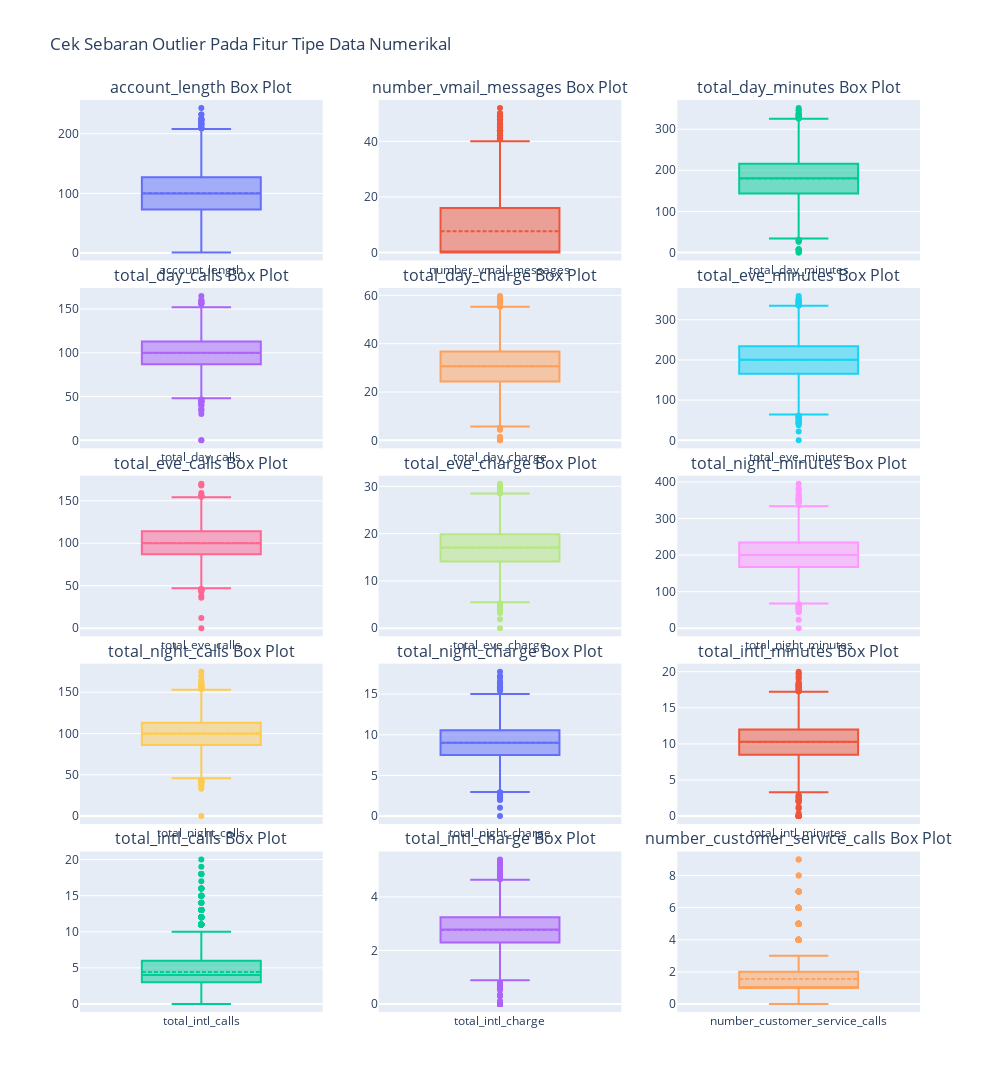

Here is the notebook cell this chart was saved with:
### Markdown cell above
##### Dampak fitur numerikal pada Churn

### Code cell
# Cek sebaran outliers
i = ['tr'+str(n) for n in range(1,16)] # membuat label pada setiap box plot

fig = make_subplots(rows=5, cols=3, subplot_titles=[f'{col} Box Plot' for col in numerical], vertical_spacing=0.03) # membuat subplot

for index,(col,trace) in enumerate(zip(numerical, i)): # looping fitur numerik
    trace = go.Box(y=df_train[col], boxmean=True, name=col) # membuat box plot pada setiap fitur numerik
    fig.add_trace(trace, row=(index//3)+1, col=(index%3)+1) # menginput box plot sesuai index dari loop

fig.update_layout(height=2000, width=1000, title_text="Cek Sebaran Outlier Pada Fitur Tipe Data Numerikal", showlegend=False) # update subplot
    
fig.show() # menampilkan plot

### Figure 1 — Plotly figure (JSON) as saved in the notebook; plotly's stock layout.template omitted (floating-point values rounded to 4 significant figures; data arrays with more than 128 entries replaced by an {"elided": "..."} marker saying what was removed)
{"data": [{"boxmean": true, "name": "account_length", "type": "box", "xaxis": "x", "y": {"elided": "4250 int values"}, "yaxis": "y"}, {"boxmean": true, "name": "number_vmail_messages", "type": "box", "xaxis": "x2", "y": {"elided": "4250 int values"}, "yaxis": "y2"}, {"boxmean": true, "name": "total_day_minutes", "type": "box", "xaxis": "x3", "y": {"elided": "4250 float values"}, "yaxis": "y3"}, {"boxmean": true, "name": "total_day_calls", "type": "box", "xaxis": "x4", "y": {"elided": "4250 int values"}, "yaxis": "y4"}, {"boxmean": true, "name": "total_day_charge", "type": "box", "xaxis": "x5", "y": {"elided": "4250 float values"}, "yaxis": "y5"}, {"boxmean": true, "name": "total_eve_minutes", "type": "box", "xaxis": "x6", "y": {"elided": "4250 float values"}, "yaxis": "y6"}, {"boxmean": true, "name": "total_eve_calls", "type": "box", "xaxis": "x7", "y": {"elided": "4250 int values"}, "yaxis": "y7"}, {"boxmean": true, "name": "total_eve_charge", "type": "box", "xaxis": "x8", "y": {"elided": "4250 float values"}, "yaxis": "y8"}, {"boxmean": true, "name": "total_night_minutes", "type": "box", "xaxis": "x9", "y": {"elided": "4250 float values"}, "yaxis": "y9"}, {"boxmean": true, "name": "total_night_calls", "type": "box", "xaxis": "x10", "y": {"elided": "4250 int values"}, "yaxis": "y10"}, {"boxmean": true, "name": "total_night_charge", "type": "box", "xaxis": "x11", "y": {"elided": "4250 float values"}, "yaxis": "y11"}, {"boxmean": true, "name": "total_intl_minutes", "type": "box", "xaxis": "x12", "y": {"elided": "4250 float values"}, "yaxis": "y12"}, {"boxmean": true, "name": "total_intl_calls", "type": "box", "xaxis": "x13", "y": {"elided": "4250 int values"}, "yaxis": "y13"}, {"boxmean": true, "name": "total_intl_charge", "type": "box", "xaxis": "x14", "y": {"elided": "4250 float values"}, "yaxis": "y14"}, {"boxmean": true, "name": "number_customer_service_calls", "type": "box", "xaxis": "x15", "y": {"elided": "4250 int values"}, "yaxis": "y15"}], "layout": {"annotations": [{"font": {"size": 16}, "showarrow": false, "text": "account_length Box Plot", "x": 0.1444, "xanchor": "center", "xref": "paper", "y": 1, "yanchor": "bottom", "yref": "paper"}, {"font": {"size": 16}, "showarrow": false, "text": "number_vmail_messages Box Plot", "x": 0.5, "xanchor": "center", "xref": "paper", "y": 1, "yanchor": "bottom", "yref": "paper"}, {"font": {"size": 16}, "showarrow": false, "text": "total_day_minutes Box Plot", "x": 0.8556, "xanchor": "center", "xref": "paper", "y": 1, "yanchor": "bottom", "yref": "paper"}, {"font": {"size": 16}, "showarrow": false, "text": "total_day_calls Box Plot", "x": 0.1444, "xanchor": "center", "xref": "paper", "y": 0.794, "yanchor": "bottom", "yref": "paper"}, {"font": {"size": 16}, "showarrow": false, "text": "total_day_charge Box Plot", "x": 0.5, "xanchor": "center", "xref": "paper", "y": 0.794, "yanchor": "bottom", "yref": "paper"}, {"font": {"size": 16}, "showarrow": false, "text": "total_eve_minutes Box Plot", "x": 0.8556, "xanchor": "center", "xref": "paper", "y": 0.794, "yanchor": "bottom", "yref": "paper"}, {"font": {"size": 16}, "showarrow": false, "text": "total_eve_calls Box Plot", "x": 0.1444, "xanchor": "center", "xref": "paper", "y": 0.588, "yanchor": "bottom", "yref": "paper"}, {"font": {"size": 16}, "showarrow": false, "text": "total_eve_charge Box Plot", "x": 0.5, "xanchor": "center", "xref": "paper", "y": 0.588, "yanchor": "bottom", "yref": "paper"}, {"font": {"size": 16}, "showarrow": false, "text": "total_night_minutes Box Plot", "x": 0.8556, "xanchor": "center", "xref": "paper", "y": 0.588, "yanchor": "bottom", "yref": "paper"}, {"font": {"size": 16}, "showarrow": false, "text": "total_night_calls Box Plot", "x": 0.1444, "xanchor": "center", "xref": "paper", "y": 0.382, "yanchor": "bottom", "yref": "paper"}, {"font": {"size": 16}, "showarrow": false, "text": "total_night_charge Box Plot", "x": 0.5, "xanchor": "center", "xref": "paper", "y": 0.382, "yanchor": "bottom", "yref": "paper"}, {"font": {"size": 16}, "showarrow": false, "text": "total_intl_minutes Box Plot", "x": 0.8556, "xanchor": "center", "xref": "paper", "y": 0.382, "yanchor": "bottom", "yref": "paper"}, {"font": {"size": 16}, "showarrow": false, "text": "total_intl_calls Box Plot", "x": 0.1444, "xanchor": "center", "xref": "paper", "y": 0.176, "yanchor": "bottom", "yref": "paper"}, {"font": {"size": 16}, "showarrow": false, "text": "total_intl_charge Box Plot", "x": 0.5, "xanchor": "center", "xref": "paper", "y": 0.176, "yanchor": "bottom", "yref": "paper"}, {"font": {"size": 16}, "showarrow": false, "text": "number_customer_service_calls Box Plot", "x": 0.8556, "xanchor": "center", "xref": "paper", "y": 0.176, "yanchor": "bottom", "yref": "paper"}], "height": 2000, "showlegend": false, "title": {"text": "Cek Sebaran Outlier Pada Fitur Tipe Data Numerikal"}, "width": 1000, "xaxis": {"anchor": "y", "domain": [0, 0.2889]}, "xaxis10": {"anchor": "y10", "domain": [0, 0.2889]}, "xaxis11": {"anchor": "y11", "domain": [0.3556, 0.6444]}, "xaxis12": {"anchor": "y12", "domain": [0.7111, 1]}, "xaxis13": {"anchor": "y13", "domain": [0, 0.2889]}, "xaxis14": {"anchor": "y14", "domain": [0.3556, 0.6444]}, "xaxis15": {"anchor": "y15", "domain": [0.7111, 1]}, "xaxis2": {"anchor": "y2", "domain": [0.3556, 0.6444]}, "xaxis3": {"anchor": "y3", "domain": [0.7111, 1]}, "xaxis4": {"anchor": "y4", "domain": [0, 0.2889]}, "xaxis5": {"anchor": "y5", "domain": [0.3556, 0.6444]}, "xaxis6": {"anchor": "y6", "domain": [0.7111, 1]}, "xaxis7": {"anchor": "y7", "domain": [0, 0.2889]}, "xaxis8": {"anchor": "y8", "domain": [0.3556, 0.6444]}, "xaxis9": {"anchor": "y9", "domain": [0.7111, 1]}, "yaxis": {"anchor": "x", "domain": [0.824, 1]}, "yaxis10": {"anchor": "x10", "domain": [0.206, 0.382]}, "yaxis11": {"anchor": "x11", "domain": [0.206, 0.382]}, "yaxis12": {"anchor": "x12", "domain": [0.206, 0.382]}, "yaxis13": {"anchor": "x13", "domain": [0, 0.176]}, "yaxis14": {"anchor": "x14", "domain": [0, 0.176]}, "yaxis15": {"anchor": "x15", "domain": [0, 0.176]}, "yaxis2": {"anchor": "x2", "domain": [0.824, 1]}, "yaxis3": {"anchor": "x3", "domain": [0.824, 1]}, "yaxis4": {"anchor": "x4", "domain": [0.618, 0.794]}, "yaxis5": {"anchor": "x5", "domain": [0.618, 0.794]}, "yaxis6": {"anchor": "x6", "domain": [0.618, 0.794]}, "yaxis7": {"anchor": "x7", "domain": [0.412, 0.588]}, "yaxis8": {"anchor": "x8", "domain": [0.412, 0.588]}, "yaxis9": {"anchor": "x9", "domain": [0.412, 0.588]}}}
